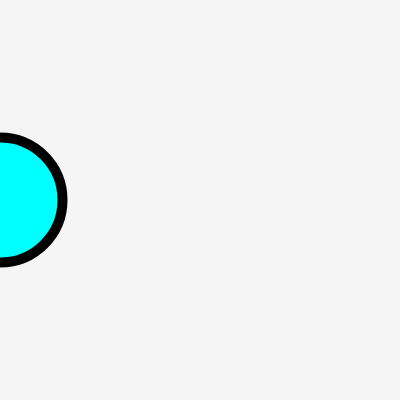
Frame 1 (no input)
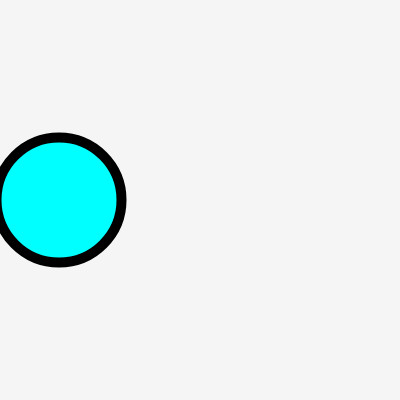
Frame 60 (no input)
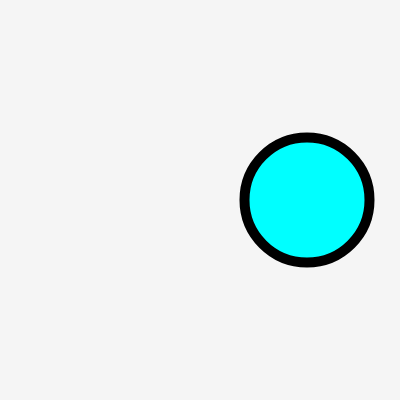
Frame 120 (the mouse pressed at the canvas centre since frame 60)

The p5.js sketch that drew these frames (run headless with seeded random() and noise() and a simulated clock; from frame 60 on, the mouse is pressed at the canvas centre):

// p5.js sketch
// ── sketch.js
var bubbleX = 0;
var bubbleY = 200;
var bubbleSize = 125;

function setup()
{
  createCanvas(400, 400);
}

function draw()
{
  background(245);
  display();
  move();
  console.log("check Position"+checkPos());
  var checking = checkPos();
  if (bubbleX > width){
    bubbleX = 0;}

  if(checking == true){
    bubbleX = 0;}

  if(mouseIsPressed) {
    moveFaster(10);
    //mouseIsPressed is a built in function that runs as long as the mouse is pressed
    //meanwhile mousePressed only runs once
  }
}

function display(){
  fill("cyan");
  strokeWeight(10);
  ellipse(bubbleX, bubbleY, bubbleSize, bubbleSize);
}

function move() {
  bubbleX++;
}

function moveFaster(howFast) {
  bubbleX = bubbleX + howFast;
}

function checkPos(){
  if(bubbleX > width) {
    return true ; //makes bubbleX increase, animating ball
  } //check Pos will either be true or false
  else{
    return false; }
    //returns mean the function will produce something back to you
    //you can return a variable, a script, a string
}

function bubble(tempX, tempY, tempDiameter) {
  this.x = tempX;
  this.y = tempY;
  this.diameter = tempDiameter;
  //this refers to to the current object you are talking about.
}
